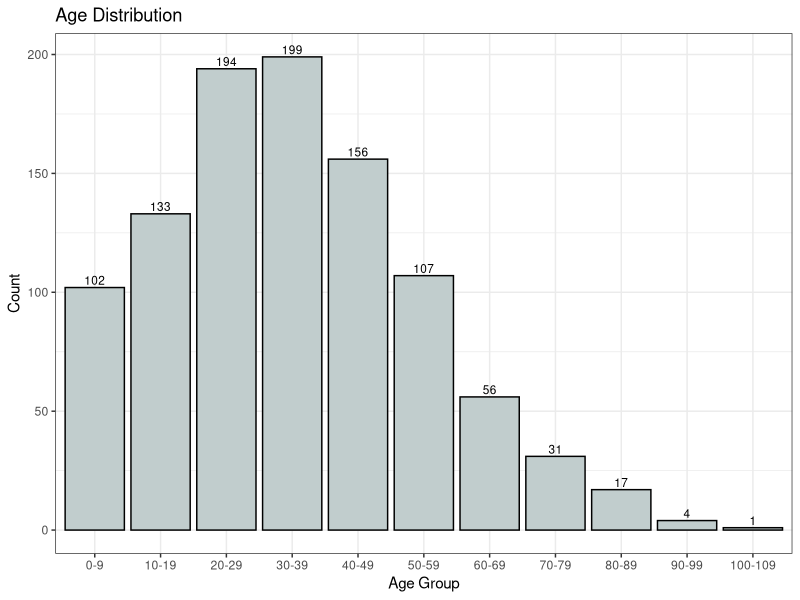
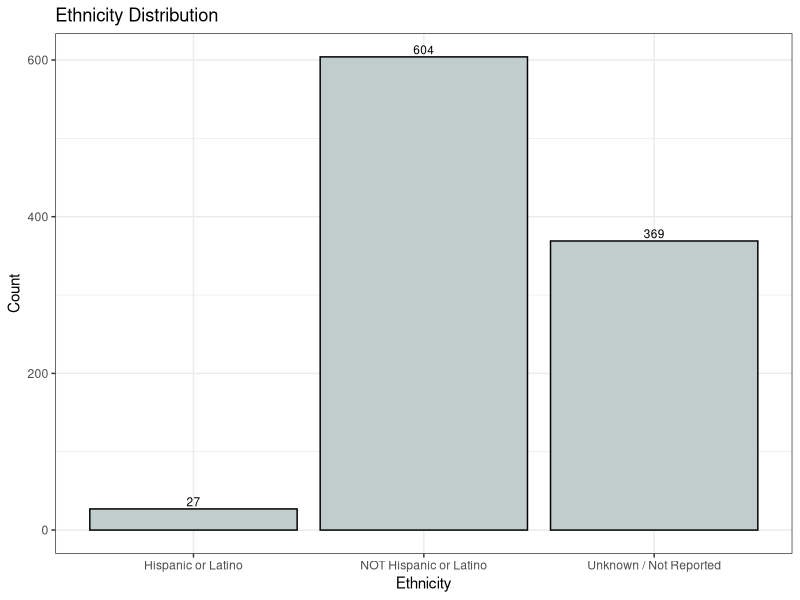
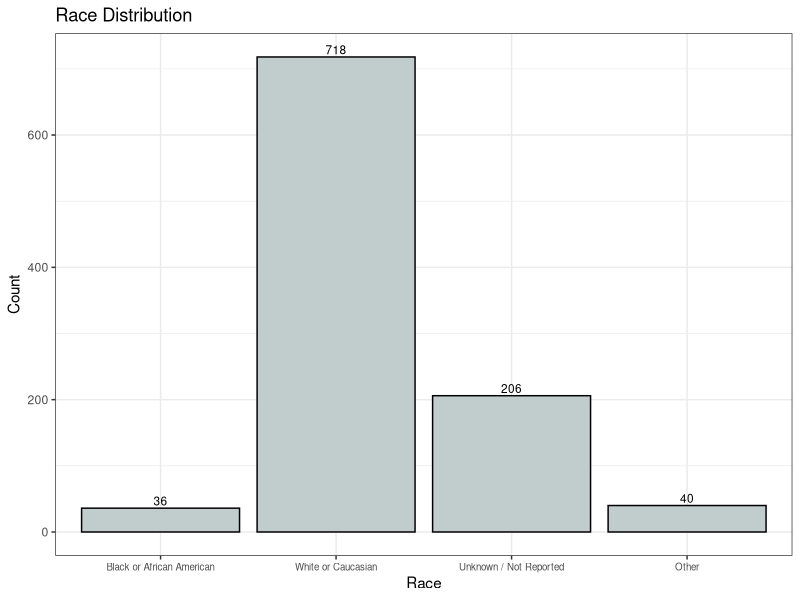
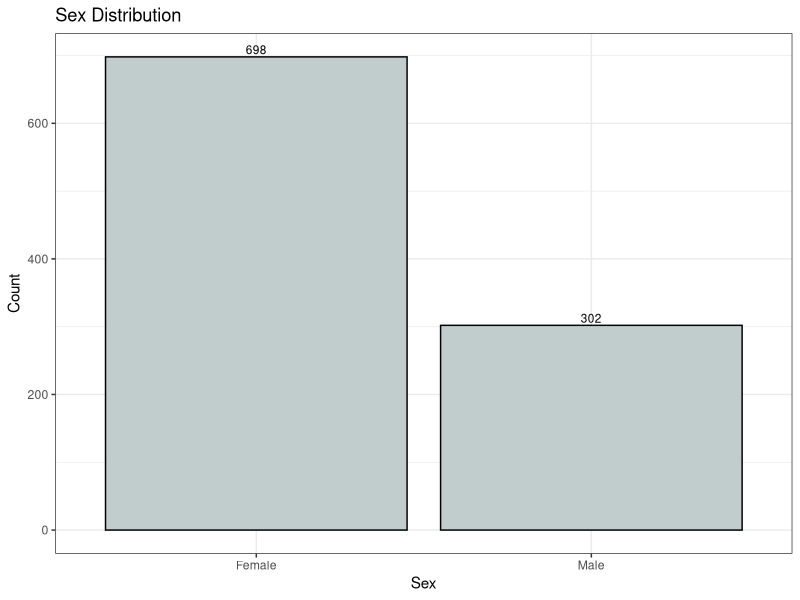
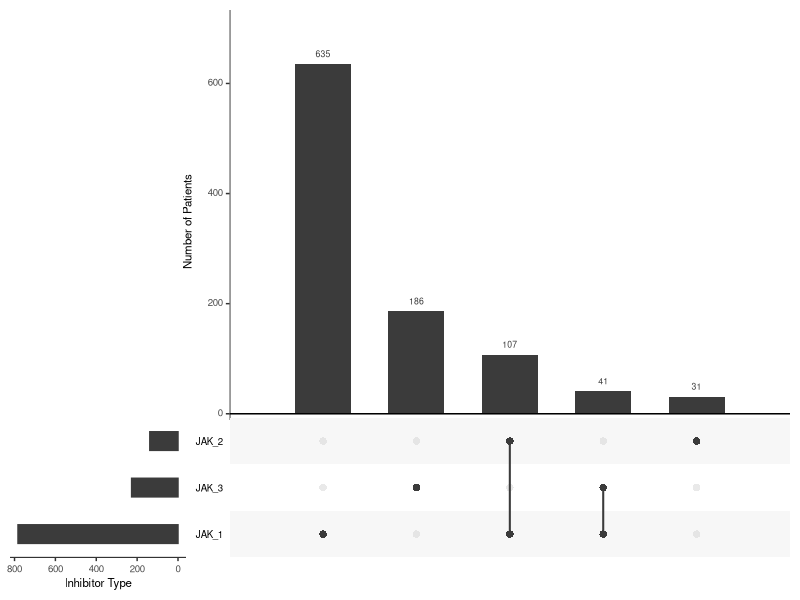
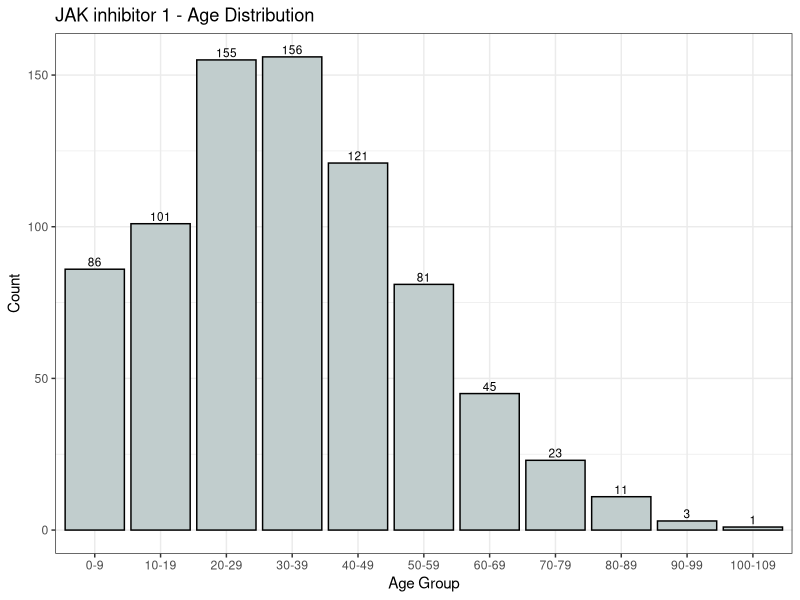
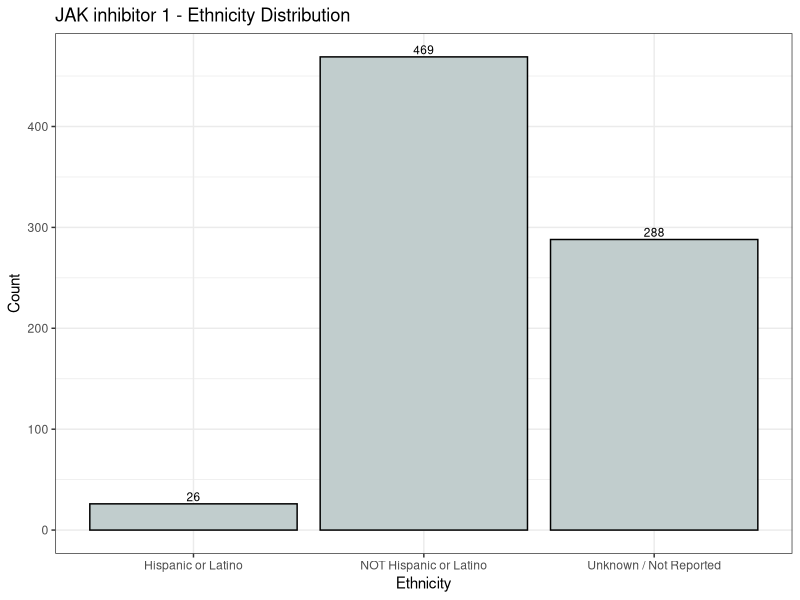
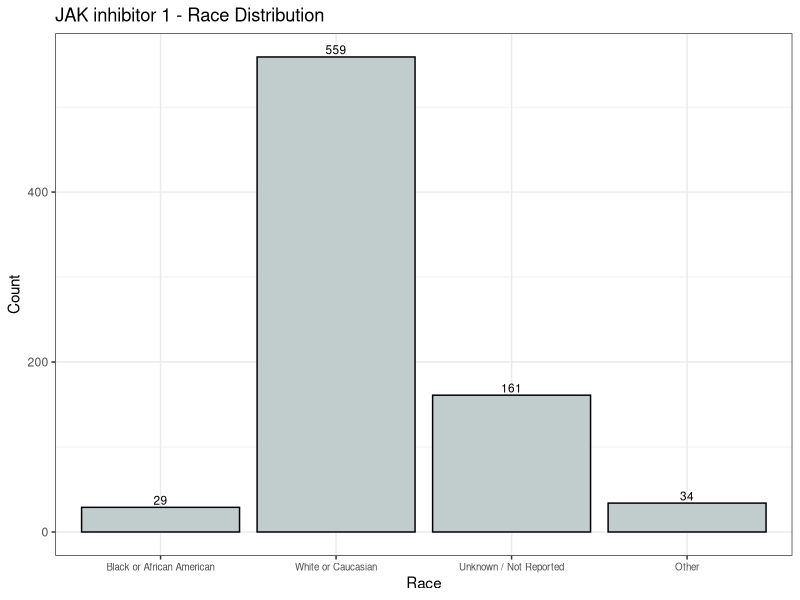

Recreate these plots in R, in order.
## ---- chunk 1
library(ggplot2)
library(UpSetR)
library(tidyverse)
## ---- chunk 2
data <- read.csv("synthetic_data.csv")
jak___1 <- data %>%
  filter(specify_jak_inhibitor___1 == 1)
jak___2 <- data %>%
  filter(specify_jak_inhibitor___2 == 1)
jak___3 <- data %>%
  filter(specify_jak_inhibitor___3 == 1)
## ---- chunk 3
data$age_group <- cut(data$age, breaks = seq(0, max(data$age, na.rm = TRUE) + 10, by = 10), right = FALSE, labels = paste(seq(0, max(data$age, na.rm = TRUE), by = 10), seq(9, max(data$age, na.rm = TRUE) + 9, by = 10), sep = "-"))
ggplot(data, aes(x = age_group)) +
  geom_bar(fill = "azure3", color = "black") +
  geom_text(stat = 'count', aes(label = ..count..), vjust = -0.3, size = 3) +
  labs(title = "Age Distribution", x = "Age Group", y = "Count") +
  theme_bw()

data$ethnicity <- factor(data$ethnicity,
                  levels = c("0","1","2","77"),
                  labels = c("Hispanic or Latino", "NOT Hispanic or Latino", "Unknown / Not Reported", "Other"))


ggplot(data, aes(x = ethnicity)) +
  geom_bar(fill = "azure3", color = "black") +
  geom_text(stat = 'count', aes(label = ..count..), vjust = -0.3, size = 3) +
  labs(title = "Ethnicity Distribution", x = "Ethnicity", y = "Count") +
  theme_bw()

data$race <- factor(data$race,
                  levels = c(0,1,2,3,4,5,6,77),
                  labels = c("American Indian/Alaska Native", "Asian", "Native Hawaiian or Other Pacific Islander", "Black or African American", "White or Caucasian", "More than One Race", "Unknown / Not Reported", "Other"))

ggplot(data, aes(x = race)) +
  geom_bar(fill = "azure3", color = "black") +
  labs(title = "Race Distribution", x = "Race", y = "Count") +
  geom_text(stat = 'count', aes(label = ..count..), vjust = -0.3, size = 3) +
  theme_bw() +
  theme(axis.text.x = element_text(size = 7))

data$sex <- factor(data$sex,
                 levels = c(0,1),
                 labels = c("Female", "Male"))

ggplot(data, aes(x = sex)) +
  geom_bar(fill = "azure3", color = "black") +
  geom_text(stat = 'count', aes(label = ..count..), vjust = -0.3, size = 3) +
  labs(title = "Sex Distribution", x = "Sex", y = "Count") +
  theme_bw()
## ---- chunk 4
InhibitorType <- data[,c("specify_jak_inhibitor___1", "specify_jak_inhibitor___2", "specify_jak_inhibitor___3")]
colnames(InhibitorType) <- c("JAK_1", "JAK_2", "JAK_3")

upset(InhibitorType,
      nsets = 5,
      order.by ="freq",
      sets = names(InhibitorType),
      mainbar.y.label = "Number of Patients",
      sets.x.label = "Inhibitor Type"
      )
## ---- chunk 5
jak___1$age_group <- cut(jak___1$age, breaks = seq(0, max(jak___1$age, na.rm = TRUE) + 10, by = 10),
                    right = FALSE, labels = paste(seq(0, max(jak___1$age, na.rm = TRUE), by
                    = 10), seq(9, max(jak___1$age, na.rm = TRUE) + 9, by = 10), sep = "-"))
ggplot(jak___1, aes(x = age_group)) +
  geom_bar(fill = "azure3", color = "black") +
  geom_text(stat = 'count', aes(label = ..count..), vjust = -0.3, size = 3) +
  labs(title = "JAK inhibitor 1 - Age Distribution", x = "Age Group", y = "Count") +
  theme_bw()

jak___1$ethnicity <- factor(jak___1$ethnicity,
                  levels = c("0","1","2","77"),
                  labels = c("Hispanic or Latino", "NOT Hispanic or Latino", "Unknown / Not Reported", "Other"))


ggplot(jak___1, aes(x = ethnicity)) +
  geom_bar(fill = "azure3", color = "black") +
  geom_text(stat = 'count', aes(label = ..count..), vjust = -0.3, size = 3) +
  labs(title = "JAK inhibitor 1 - Ethnicity Distribution", x = "Ethnicity", y = "Count") +
  theme_bw()

jak___1$race <- factor(jak___1$race,
                  levels = c(0,1,2,3,4,5,6,77),
                  labels = c("American Indian/Alaska Native", "Asian", "Native Hawaiian or Other Pacific Islander", "Black or African American", "White or Caucasian", "More than One Race", "Unknown / Not Reported", "Other"))

ggplot(jak___1, aes(x = race)) +
  geom_bar(fill = "azure3", color = "black") +
  labs(title = "JAK inhibitor 1 - Race Distribution", x = "Race", y = "Count") +
  geom_text(stat = 'count', aes(label = ..count..), vjust = -0.3, size = 3) +
  theme_bw() +
  theme(axis.text.x = element_text(size = 7))

jak___1$sex <- factor(jak___1$sex,
                 levels = c(0,1),
                 labels = c("Female", "Male"))

ggplot(jak___1, aes(x = sex)) +
  geom_bar(fill = "azure3", color = "black") +
  geom_text(stat = 'count', aes(label = ..count..), vjust = -0.3, size = 3) +
  labs(title = "JAK inhibitor 1 - Sex Distribution", x = "Sex", y = "Count") +
  theme_bw()
## ---- chunk 6
jak___2$age_group <- cut(jak___2$age, breaks = seq(0, max(jak___2$age, na.rm = TRUE) + 10, by = 10),
                    right = FALSE, labels = paste(seq(0, max(jak___2$age, na.rm = TRUE), by
                    = 10), seq(9, max(jak___2$age, na.rm = TRUE) + 9, by = 10), sep = "-"))
ggplot(jak___2, aes(x = age_group)) +
  geom_bar(fill = "azure3", color = "black") +
  geom_text(stat = 'count', aes(label = ..count..), vjust = -0.3, size = 3) +
  labs(title = "JAK inhibitor 2 - Age Distribution", x = "Age Group", y = "Count") +
  theme_bw()

jak___2$ethnicity <- factor(jak___2$ethnicity,
                  levels = c("0","1","2","77"),
                  labels = c("Hispanic or Latino", "NOT Hispanic or Latino", "Unknown / Not Reported", "Other"))


ggplot(jak___2, aes(x = ethnicity)) +
  geom_bar(fill = "azure3", color = "black") +
  geom_text(stat = 'count', aes(label = ..count..), vjust = -0.3, size = 3) +
  labs(title = "JAK inhibitor 2 - Ethnicity Distribution", x = "Ethnicity", y = "Count") +
  theme_bw()

jak___2$race <- factor(jak___2$race,
                  levels = c(0,1,2,3,4,5,6,77),
                  labels = c("American Indian/Alaska Native", "Asian", "Native Hawaiian or Other Pacific Islander", "Black or African American", "White or Caucasian", "More than One Race", "Unknown / Not Reported", "Other"))

ggplot(jak___2, aes(x = race)) +
  geom_bar(fill = "azure3", color = "black") +
  labs(title = "JAK inhibitor 2 - Race Distribution", x = "Race", y = "Count") +
  geom_text(stat = 'count', aes(label = ..count..), vjust = -0.3, size = 3) +
  theme_bw() +
  theme(axis.text.x = element_text(size = 7))

jak___2$sex <- factor(jak___2$sex,
                 levels = c(0,1),
                 labels = c("Female", "Male"))

ggplot(jak___2, aes(x = sex)) +
  geom_bar(fill = "azure3", color = "black") +
  geom_text(stat = 'count', aes(label = ..count..), vjust = -0.3, size = 3) +
  labs(title = "JAK inhibitor 2 - Sex Distribution", x = "Sex", y = "Count") +
  theme_bw()
## ---- chunk 7
jak___3$age_group <- cut(jak___3$age, breaks = seq(0, max(jak___3$age, na.rm = TRUE) + 10, by = 10),
                    right = FALSE, labels = paste(seq(0, max(jak___3$age, na.rm = TRUE), by
                    = 10), seq(9, max(jak___3$age, na.rm = TRUE) + 9, by = 10), sep = "-"))
ggplot(jak___3, aes(x = age_group)) +
  geom_bar(fill = "azure3", color = "black") +
  geom_text(stat = 'count', aes(label = ..count..), vjust = -0.3, size = 3) +
  labs(title = "JAK inhibitor 3 - Age Distribution", x = "Age Group", y = "Count") +
  theme_bw()

jak___3$ethnicity <- factor(jak___3$ethnicity,
                  levels = c("0","1","2","77"),
                  labels = c("Hispanic or Latino", "NOT Hispanic or Latino", "Unknown / Not Reported", "Other"))


ggplot(jak___3, aes(x = ethnicity)) +
  geom_bar(fill = "azure3", color = "black") +
  geom_text(stat = 'count', aes(label = ..count..), vjust = -0.3, size = 3) +
  labs(title = "JAK inhibitor 3 - Ethnicity Distribution", x = "Ethnicity", y = "Count") +
  theme_bw()

jak___3$race <- factor(jak___3$race,
                  levels = c(0,1,2,3,4,5,6,77),
                  labels = c("American Indian/Alaska Native", "Asian", "Native Hawaiian or Other Pacific Islander", "Black or African American", "White or Caucasian", "More than One Race", "Unknown / Not Reported", "Other"))

ggplot(jak___3, aes(x = race)) +
  geom_bar(fill = "azure3", color = "black") +
  labs(title = "JAK inhibitor 3 - Race Distribution", x = "Race", y = "Count") +
  geom_text(stat = 'count', aes(label = ..count..), vjust = -0.3, size = 3) +
  theme_bw() +
  theme(axis.text.x = element_text(size = 7))

jak___3$sex <- factor(jak___3$sex,
                 levels = c(0,1),
                 labels = c("Female", "Male"))

ggplot(jak___3, aes(x = sex)) +
  geom_bar(fill = "azure3", color = "black") +
  geom_text(stat = 'count', aes(label = ..count..), vjust = -0.3, size = 3) +
  labs(title = "JAK inhibitor 3 - Sex Distribution", x = "Sex", y = "Count") +
  theme_bw()
